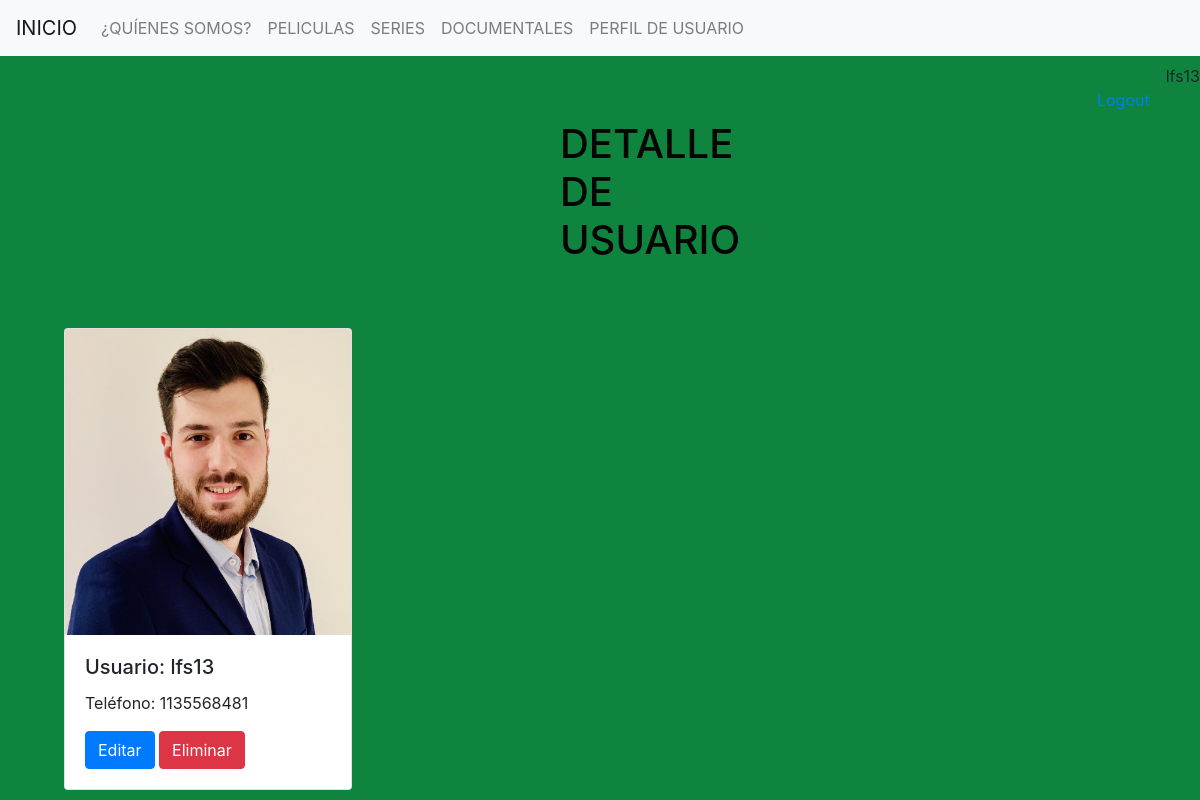
The app's page /accounts/profile/ (signed in) with its own data.
### users/models.py (models this page shows)
class User_profile(models.Model):
    user = models.OneToOneField(User, on_delete=models.CASCADE,related_name='user_profile')
    phone = models.CharField(max_length=20)
    profile_picture = models.ImageField(upload_to='profile_picture', null=True)

### users/views.py (the view)
# urls.py: path('accounts/profile/', List_profiles.as_view(), name = 'profiles'),
class List_profiles(LoginRequiredMixin, ListView):
    model = User_profile
    template_name= 'profiles.html'
    queryset = User_profile.objects.all()

### templates/profiles.html (shortened to what this page needs)
{% extends 'base.html' %}
{% block contenido %}
<body
style="background-color: rgb(14, 132, 63)">
        <h1 style = "color:rgb(5, 5, 5); margin-left:35rem; margin-right: 35rem;"> DETALLE DE USUARIO </h1>
</body>
<div class="d-flex" style="margin-top:4rem; margin-left:4rem">
    {% for product in object_list %}
    <div class="card" style="width: 18rem;">
        {% if product.profile_picture %}
        <img src= "{{product.profile_picture.url}}" class="card-img-top" >
        {% endif %}
        <div class="card-body">
            <h5 class="card-title">Usuario: {{product.user}}</h5>
            <p class="card-text">Teléfono: {{product.phone}}</p>
            <a href="#" class="btn btn-primary">Editar</a>
            <a href="#" class="btn btn-danger">Eliminar</a>
        </div>
    </div>
    {% endfor %}
</div>
{% endblock %}

### templates/base.html (shortened to what this page needs)
<!DOCTYPE html>
<html lang="en">
<head>
    <link rel="stylesheet" href="https://cdn.jsdelivr.net/npm/bootstrap@4.6.1/dist/css/bootstrap.min.css"
>
</head>
<body>
    <nav class="navbar navbar-expand-lg navbar-light bg-light">
        <a class="navbar-brand" href="/">INICIO</a>
        <div class="collapse navbar-collapse" id="navbarNavDropdown">
            <ul class="navbar-nav">
            <li class="nav-item">
                <a class="nav-link" href="/about/">¿QUÍENES SOMOS?</a>
            </li>
            <li class="nav-item">
                <a class="nav-link" href="/peliculas/">PELICULAS</a>
            </li>
            <li class="nav-item">
                <a class="nav-link" href="/series/">SERIES</a>
            </li>
            <li class="nav-item">
                <a class="nav-link" href="/documentales/">DOCUMENTALES</a>
            </li>
            <li class="nav-item">
                <a class="nav-link" href="/accounts/profile/">PERFIL DE USUARIO</a>
            </li>
        </ul>
        </div>
        </nav>
        <ul class="nav justify-content-end">
            {% if request.user.is_authenticated %}
            <li class="nav-item">
                    <li class="nav-item">
                <a class="nav-link active" href="/logout/">Logout</a>
            </li>
            <li class="nav-item" style= margin-top:0.5rem>
                <a> {{request.user.username}} </a>
            </li>
            {% endif %}
        </ul>
    {% block contenido %}
    {% endblock %}
</body>
</html>

### records on screen
User_profile: profile_picture (picture), user "lfs13", phone "1135568481"

### other values on screen
{{ request.user.username }} "lfs13"
